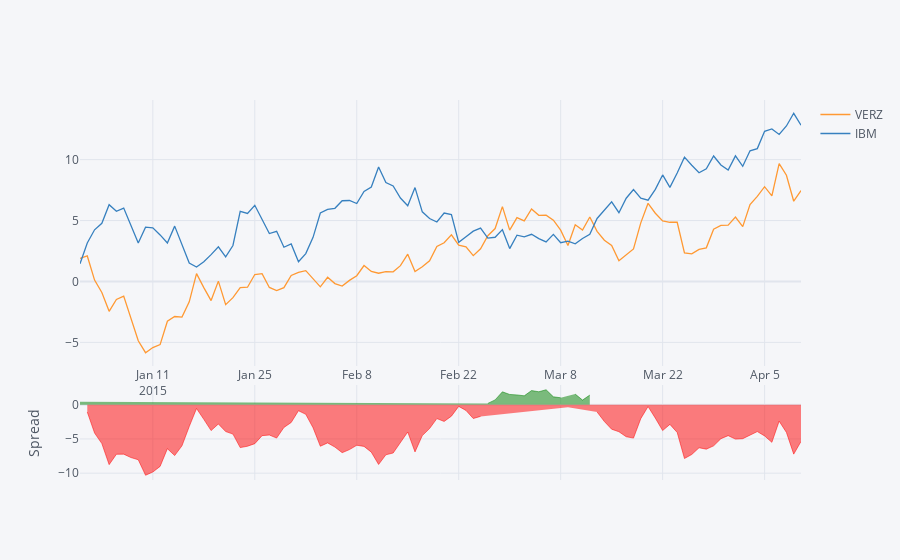

Notebook cell for this chart:
### Code cell
fig = df[['VERZ','IBM']].iplot(filename='Tutorial Spread',kind='spread')
